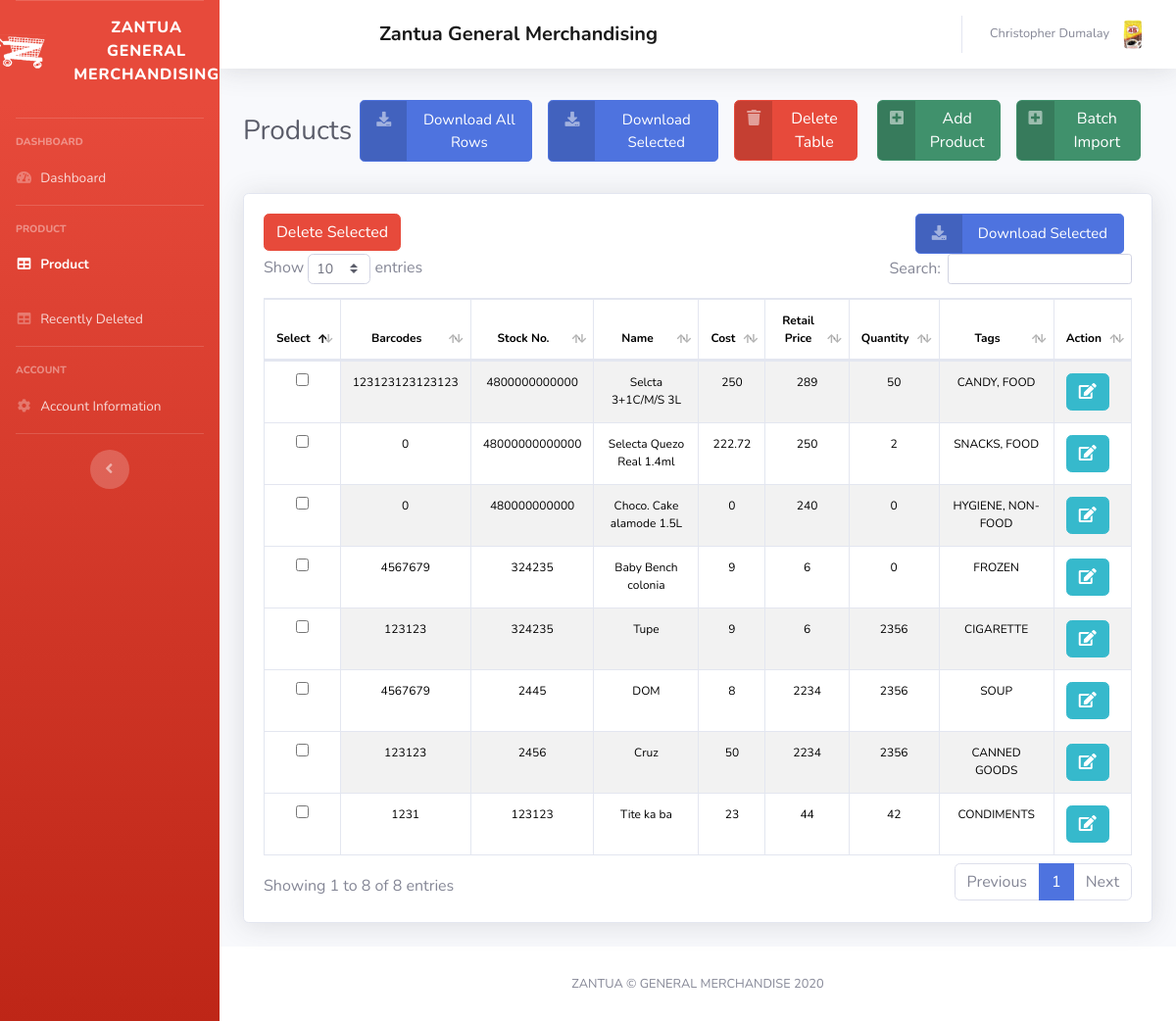
/admin/product.php (signed in), run on the app's committed database.
### tables this page shows
CREATE TABLE `products` (
  `id` int(11) NOT NULL,
  `stock_No` varchar(100) NOT NULL,
  `name` varchar(100) NOT NULL,
  `cost` double(10,2) NOT NULL,
  `retail_price` double(10,2) NOT NULL,
  `quantity` int(100) NOT NULL,
  `barcodes` varchar(100) NOT NULL,
  `tags` varchar(100) NOT NULL,
  `taxes` varchar(100) NOT NULL,
  `tax_exempt` varchar(100) NOT NULL,
  `description` varchar(500) NOT NULL,
  `enable_decimal` varchar(100) NOT NULL,
  `enable_open_price` varchar(100) NOT NULL,
  `disable_discount` varchar(100) NOT NULL,
  `disable_inventory` varchar(100) NOT NULL,
  `supplier_name` varchar(100) NOT NULL,
  `supplier_list` varchar(100) NOT NULL,
  `category_name` varchar(100) NOT NULL,
  `subcategory` varchar(100) NOT NULL,
  `status` varchar(100) NOT NULL,
  `img` text DEFAULT NULL,
  `deleted_at` timestamp NULL DEFAULT NULL
);

### admin/product.php (the view, shortened to what this page needs)
<?php
include "../dbcon.php";
$id = $_SESSION['id'];
$sql = $conn->query("SELECT * FROM admin WHERE user_Id = '$id' ");
$user = $sql->fetch(PDO::FETCH_ASSOC);
?>
<!DOCTYPE html>
<html lang="en">
<head>
    <link href="../vendor/fontawesome-free/css/all.min.css" rel="stylesheet" type="text/css">
    <link href="../css/sb-admin-2.min.css" rel="stylesheet">
    <link rel="stylesheet" href="../vendor/datatables.bootstrap4.min.css">
</head>
<body id="page-top">
    <div id="wrapper">
        <ul class="navbar-nav bg-gradient-danger sidebar sidebar-dark accordion" id="accordionSidebar">
            <a class="sidebar-brand d-flex align-items-center justify-content-center" href="index.php">
                <img src="../img/logosmall.png" alt="Zantlo Logo" class="sidebar-brand-icon">
                <div class="sidebar-brand-text mx-3 main text">Zantua General Merchandising <sup></sup></div>
            </a>
            <hr class="sidebar-divider">
            <div class="sidebar-heading">
                Dashboard
            </div>
            <li class="nav-item <?php echo basename($_SERVER['PHP_SELF']) == 'index.php' ? 'active' : ''; ?>">
                <a class="nav-link" href="index.php">
                    <i class="fas fa-fw fa-tachometer-alt"></i>
                    <span>Dashboard</span></a>
                <hr class="sidebar-divider">
            </li>
            <div class="sidebar-heading">
                Product
            </div>
            <li class="nav-item <?php echo basename($_SERVER['PHP_SELF']) == 'product.php' ? 'active' : ''; ?>">
                <a class="nav-link" href="product.php">
                    <i class="fas fa-fw fa-table"></i>
                    <span>Product</span></a>
            </li>
            <li
                class="nav-item <?php echo basename($_SERVER['PHP_SELF']) == 'recently_deleted.php' ? 'active' : ''; ?>">
                <a class="nav-link" href="recently_deleted.php">
                    <i class="fas fa-fw fa-table"></i>
                    <span>Recently Deleted</span></a>
            </li>
            <hr class="sidebar-divider">
            <div class="sidebar-heading">
                Account
            </div>
            <li class="nav-item <?php echo basename($_SERVER['PHP_SELF']) == 'profile.php' ? 'active' : ''; ?>">
                <a class="nav-link" href="profile.php">
                    <i class="fas fa-fw fa-cog"></i>
                    <span>Account Information</span></a>
            </li>
            <hr class="sidebar-divider">
            <div class="text-center d-none d-md-inline">
                <button class="rounded-circle border-0" id="sidebarToggle"></button>
            </div>
        </ul>
        <div id="content-wrapper" class="d-flex flex-column">
            <div id="content">
                <nav class="navbar navbar-expand navbar-light bg-white topbar mb-4 static-top shadow">
                    <a class="navbar-brand font-weight-bold mx-auto" href="index.php">Zantua General Merchandising</a>
                    <ul class="navbar-nav ml-auto">
                        <li class="nav-item dropdown no-arrow">
                            <a class="nav-link dropdown-toggle" href="#" id="userDropdown" role="button"
                                data-toggle="dropdown" aria-haspopup="true" aria-expanded="false">
                                <span class="mr-2 d-none d-lg-inline text-gray-600 small">
                                    <?php echo $user['fname']; ?>
                                </span>
                                <img class="img-profile rounded-circle"
                                    src="<?php echo '../img/' . $user['image'] ?? 'undraw_profile.svg'; ?>">
                            </a>
                        </li>
                    </ul>
                </nav>
                <div class="container-fluid">
                    <div class="d-sm-flex align-items-center justify-content-between mb-4">
                        <h1 class="h3 mb-0 text-gray-800">Products</h1>
                        <div class="d-flex">
                            <div class="p-2">
                                <a href="export_batch.php" class="btn btn-primary btn-lg btn-icon-split"
                                    data-toggle="tooltip" data-placement="bottom" title="Download Template"
                                    style="font-size: 15px;">
                                    <span class="icon text-white-50">
                                        <i class="fas fa-download"></i>
                                    </span>
                                    <span class="text">Download All Rows</span>
                                </a>
                            </div>
                            <div class="p-2">
                                <a href="javascript:void(0);" onclick="downloadSelected()"
                                    class="btn btn-primary btn-lg btn-icon-split" data-toggle="tooltip"
                                    data-placement="bottom" title="Download Selected" style="font-size: 15px;">
                                    <span class="icon text-white-50">
                                        <i class="fas fa-download"></i>
                                    </span>
                                    <span class="text">Download Selected</span>
                                </a>
                            </div>
                            <div class="p-2">
                                <button class="btn btn-danger btn-icon-split mr-1" data-toggle="modal"
                                    data-target="#deleteModal">
                                    <span class="icon text-white-50">
                                        <i class="fas fa-trash"></i>
                                    </span>
                                    <span class="text text-white">Delete Table</span>
                                </button>
                            </div>
                            <div class="p-2">
                                <a href="addproduct.php" class="btn btn-icon-split"
                                    style="background-color: #40916C; float: right;">
                                    <span class="icon text-white-50">
                                        <i class="fas fa-plus-square"></i>
                                    </span>
                                    <span class="text text-white">Add Product</span>
                                </a>
                            </div>
                            <div class="p-2">
                                <button class="btn btn-icon-split mr-1" style="background-color: #40916C; float: right;"
                                    data-toggle="modal" data-target="#importModal">
                                    <span class="icon text-white-50">
                                        <i class="fas fa-plus-square"></i>
                                    </span>
                                    <span class="text text-white">Batch Import</span>
                                </button>
                            </div>
                        </div>
                    </div>
                    <div class="card shadow mb-4">
                        <div class="card-body">
                            <div class="table-responsive">
                                <form method="POST" action="delete_products.php">
                                    <div class="row">
                                        <div class="col-sm-6">
                                            <button class="btn btn-danger delete-selected-btn" type="submit"
                                                name="deleted">
                                                Delete Selected
                                            </button>
                                        </div>
                                        <div class="col-sm-6 d-flex justify-content-end">
                                            <a href="javascript:void(0);" onclick="downloadSelected()"
                                                class="btn btn-primary btn-lg btn-icon-split mr-2" data-toggle="tooltip"
                                                data-placement="bottom" title="Download Selected"
                                                style="font-size: 15px;">
                                                <span class="icon text-white-50">
                                                    <i class="fas fa-download"></i>
                                                </span>
                                                <span class="text">Download Selected</span>
                                            </a>
                                        </div>
                                    </div>
                                    <table class="table table-bordered table-striped" id="dataTable" width="100%"
                                        cellspacing="0" style="font-size: 12px">
                                        <thead style="text-align: center;">
                                            <tr>
                                                <th>Select</th>
                                                <th>Barcodes</th>
                                                <th>Stock No.</th>
                                                <th>Name</th>
                                                <th>Cost</th>
                                                <th>Retail Price</th>
                                                <th>Quantity</th>
                                                <th>Tags</th>
                                                <th>Action</th>
                                            </tr>
                                        </thead>
                                        <tbody>
                                            <?php
                                            $stmt = $conn->query("SELECT * FROM products");
                                            while ($res = $stmt->fetch(PDO::FETCH_ASSOC)) {
                                                if (!empty($res["stock_No"]) && $res["deleted_at"] == null) {
                                                    ?>
                                                    <tr>
                                                        <td style="text-align:center; background-color:white; flex: 0 0 15%;">
                                                            <input type="checkbox" name="prodid[]"
                                                                value="<?php echo $res['id'] ?>">
                                                        </td>
                                                        <td>
                                                            <?php echo (int) $res["barcodes"]; ?>
                                                        </td>
                                                        <td>
                                                            <?php echo (int) $res["stock_No"]; ?>
                                                        </td>
                                                        <td>
                                                            <?php echo $res["name"]; ?>
                                                        </td>
                                                        <td>
                                                            <?php echo $res["cost"]; ?>
                                                        </td>
                                                        <td>
                                                            <?php echo $res["retail_price"]; ?>
                                                        </td>
                                                        <td>
                                                            <?php echo $res["quantity"]; ?>
                                                        </td>
                                                        <td>
                                                            <?php echo $res["tags"]; ?>
                                                        </td>
                                                        <td style="display: flex">
                                                            <a href="editproduct.php?prodid=<?php echo $res["id"]; ?>"
                                                                class="btn btn-info viewbtn mr-1">
                                                                <i class='fas fa-edit'></i>
                                                            </a>
                                                        </td>
                                                    </tr>
                                                <?php }
                                            } ?>
                                        </tbody>
                                    </table>
                                </form>
                            </div>
                        </div>
                    </div>
                </div>
            </div>
            <footer class="sticky-footer bg-white">
                <div class="container my-auto">
                    <div class="copyright text-center my-auto">
                        <span>ZANTUA &copy; GENERAL MERCHANDISE 2020</span>
                    </div>
                </div>
            </footer>
        </div>
    </div>
</body>
</html>

### admin/product.php (style rules this page uses)
th { text-align: center; color: black; font-weight: bold; }
td { text-align: center; color: black; }

### data on the page
products: barcodes "123123123123123", stock_No "4800000000000", name "Selcta 3+1C/M/S 3L", cost "250", retail_price "289", quantity "50", tags "CANDY, FOOD"
products: barcodes "0", stock_No "48000000000000", name "Selecta Quezo Real 1.4ml", cost "222.72", retail_price "250", quantity "2", tags "SNACKS, FOOD"
products: barcodes "0", stock_No "480000000000", name "Choco. Cake alamode 1.5L", cost "0", retail_price "240", quantity "0", tags "HYGIENE, NON-FOOD"
products: barcodes "4567679", stock_No "324235", name "Baby Bench colonia", cost "9", retail_price "6", quantity "0", tags "FROZEN"
products: barcodes "123123", stock_No "324235", name "Tupe", cost "9", retail_price "6", quantity "2356", tags "CIGARETTE"
products: barcodes "4567679", stock_No "2445", name "DOM", cost "8", retail_price "2234", quantity "2356", tags "SOUP"
products: barcodes "123123", stock_No "2456", name "Cruz", cost "50", retail_price "2234", quantity "2356", tags "CANNED GOODS"
products: barcodes "1231", stock_No "123123", name "Tite ka ba", cost "23", retail_price "44", quantity "42", tags "CONDIMENTS"

### other printed values
$user['fname'] "Christopher Dumalay"
